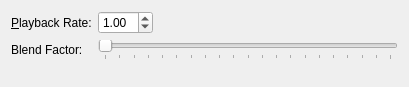
<?xml version="1.0" encoding="UTF-8"?>
<ui version="4.0">
 <class>ControllerWidget</class>
 <widget class="QWidget" name="ControllerWidget">
  <property name="geometry">
   <rect>
    <x>0</x>
    <y>0</y>
    <width>409</width>
    <height>87</height>
   </rect>
  </property>
  <property name="windowTitle">
   <string>Scene Controls</string>
  </property>
  <layout class="QFormLayout" name="formLayout">
   <item row="0" column="0">
    <widget class="QLabel" name="label">
     <property name="text">
      <string>&amp;Playback Rate:</string>
     </property>
     <property name="buddy">
      <cstring>playbackRate</cstring>
     </property>
    </widget>
   </item>
   <item row="0" column="1">
    <layout class="QHBoxLayout" name="horizontalLayout">
     <item>
      <widget class="QDoubleSpinBox" name="playbackRate">
       <property name="minimum">
        <double>-5.000000000000000</double>
       </property>
       <property name="maximum">
        <double>5.000000000000000</double>
       </property>
       <property name="singleStep">
        <double>0.100000000000000</double>
       </property>
       <property name="value">
        <double>1.000000000000000</double>
       </property>
      </widget>
     </item>
     <item>
      <spacer name="horizontalSpacer">
       <property name="orientation">
        <enum>Qt::Horizontal</enum>
       </property>
       <property name="sizeHint" stdset="0">
        <size>
         <width>40</width>
         <height>20</height>
        </size>
       </property>
      </spacer>
     </item>
    </layout>
   </item>
   <item row="1" column="0">
    <widget class="QLabel" name="label_2">
     <property name="text">
      <string>Blend Factor:</string>
     </property>
    </widget>
   </item>
   <item row="1" column="1">
    <widget class="QSlider" name="blendSlider">
     <property name="maximum">
      <number>100</number>
     </property>
     <property name="orientation">
      <enum>Qt::Horizontal</enum>
     </property>
     <property name="tickPosition">
      <enum>QSlider::TicksBelow</enum>
     </property>
     <property name="tickInterval">
      <number>5</number>
     </property>
    </widget>
   </item>
   <item row="2" column="0">
    <spacer name="verticalSpacer">
     <property name="orientation">
      <enum>Qt::Vertical</enum>
     </property>
     <property name="sizeHint" stdset="0">
      <size>
       <width>20</width>
       <height>40</height>
      </size>
     </property>
    </spacer>
   </item>
  </layout>
 </widget>
 <resources/>
 <connections/>
</ui>
